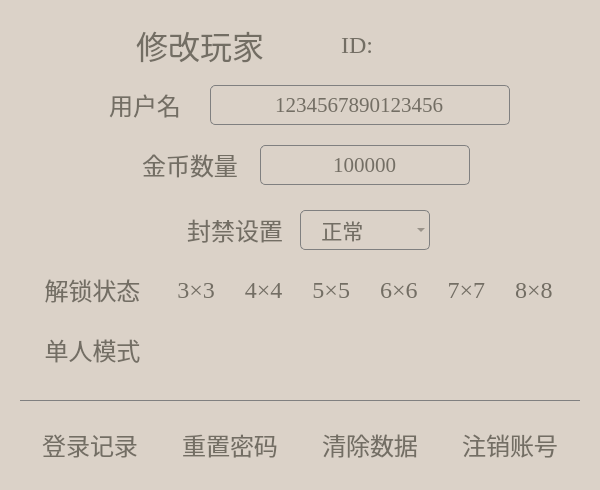
  <widget class="QGroupBox" name="gbxPlayer">
   <property name="enabled">
    <bool>true</bool>
   </property>
   <property name="geometry">
    <rect>
     <x>610</x>
     <y>170</y>
     <width>600</width>
     <height>490</height>
    </rect>
   </property>
   <property name="styleSheet">
    <string notr="true">background-color: rgb(219, 210, 200);
color: rgb(115, 110, 100);
border-radius: 5px; </string>
   </property>
   <property name="title">
    <string/>
   </property>
   <property name="checkable">
    <bool>false</bool>
   </property>
   <widget class="QLabel" name="lblPID">
    <property name="geometry">
     <rect>
      <x>280</x>
      <y>25</y>
      <width>160</width>
      <height>40</height>
     </rect>
    </property>
    <property name="font">
     <font>
      <family>Times New Roman</family>
      <pointsize>18</pointsize>
     </font>
    </property>
    <property name="styleSheet">
     <string notr="true">color: rgb(115, 110, 100);</string>
    </property>
    <property name="text">
     <string>ID: </string>
    </property>
    <property name="alignment">
     <set>Qt::AlignCenter</set>
    </property>
   </widget>
   <widget class="QLabel" name="lblPName">
    <property name="geometry">
     <rect>
      <x>90</x>
      <y>85</y>
      <width>110</width>
      <height>40</height>
     </rect>
    </property>
    <property name="font">
     <font>
      <family>宋体</family>
      <pointsize>18</pointsize>
     </font>
    </property>
    <property name="styleSheet">
     <string notr="true">color: rgb(115, 110, 100);</string>
    </property>
    <property name="text">
     <string>用户名</string>
    </property>
    <property name="alignment">
     <set>Qt::AlignCenter</set>
    </property>
   </widget>
   <widget class="QLineEdit" name="ldtPName">
    <property name="geometry">
     <rect>
      <x>210</x>
      <y>85</y>
      <width>300</width>
      <height>40</height>
     </rect>
    </property>
    <property name="font">
     <font>
      <family>Times New Roman</family>
      <pointsize>16</pointsize>
     </font>
    </property>
    <property name="styleSheet">
     <string notr="true">color: rgb(115, 110, 100);
background-color: rgb(219, 210, 200);
border: 1px solid gray;
border-radius: 5px; </string>
    </property>
    <property name="text">
     <string>1234567890123456</string>
    </property>
    <property name="echoMode">
     <enum>QLineEdit::Normal</enum>
    </property>
    <property name="alignment">
     <set>Qt::AlignCenter</set>
    </property>
    <property name="placeholderText">
     <string>user's name</string>
    </property>
    <property name="clearButtonEnabled">
     <bool>false</bool>
    </property>
   </widget>
   <widget class="QPushButton" name="pBtnPSave">
    <property name="enabled">
     <bool>false</bool>
    </property>
    <property name="geometry">
     <rect>
      <x>440</x>
      <y>25</y>
      <width>40</width>
      <height>40</height>
     </rect>
    </property>
    <property name="font">
     <font>
      <family>隶书</family>
      <pointsize>24</pointsize>
     </font>
    </property>
    <property name="focusPolicy">
     <enum>Qt::NoFocus</enum>
    </property>
    <property name="toolTip">
     <string>保存</string>
    </property>
    <property name="styleSheet">
     <string notr="true">QPushButton
{
	color: rgb(115, 110, 100);
	border-image: url(:/interface/images/save.png);
	background-color: rgb(219, 210, 200);
	border-radius: 5px;
}

QPushButton:hover
{
	background-color: rgb(203, 191, 180);
}

QPushButton:pressed
{
	background-color: rgb(187, 173, 160);
	padding-left: 3px;
	padding-top: 3px;
}</string>
    </property>
    <property name="text">
     <string/>
    </property>
    <property name="autoDefault">
     <bool>false</bool>
    </property>
    <property name="default">
     <bool>false</bool>
    </property>
    <property name="flat">
     <bool>true</bool>
    </property>
   </widget>
   <widget class="QLabel" name="lblSubPlayer">
    <property name="geometry">
     <rect>
      <x>120</x>
      <y>25</y>
      <width>160</width>
      <height>40</height>
     </rect>
    </property>
    <property name="font">
     <font>
      <family>隶书</family>
      <pointsize>24</pointsize>
     </font>
    </property>
    <property name="styleSheet">
     <string notr="true">color: rgb(115, 110, 100);</string>
    </property>
    <property name="text">
     <string>修改玩家</string>
    </property>
    <property name="alignment">
     <set>Qt::AlignCenter</set>
    </property>
   </widget>
   <widget class="QLabel" name="lblCoins">
    <property name="geometry">
     <rect>
      <x>130</x>
      <y>145</y>
      <width>120</width>
      <height>40</height>
     </rect>
    </property>
    <property name="font">
     <font>
      <family>宋体</family>
      <pointsize>18</pointsize>
     </font>
    </property>
    <property name="styleSheet">
     <string notr="true">color: rgb(115, 110, 100);</string>
    </property>
    <property name="text">
     <string>金币数量</string>
    </property>
    <property name="alignment">
     <set>Qt::AlignCenter</set>
    </property>
   </widget>
   <widget class="QSpinBox" name="sbxCoins">
    <property name="geometry">
     <rect>
      <x>260</x>
      <y>145</y>
      <width>210</width>
      <height>40</height>
     </rect>
    </property>
    <property name="font">
     <font>
      <family>Times New Roman</family>
      <pointsize>16</pointsize>
     </font>
    </property>
    <property name="focusPolicy">
     <enum>Qt::WheelFocus</enum>
    </property>
    <property name="autoFillBackground">
     <bool>false</bool>
    </property>
    <property name="styleSheet">
     <string notr="true">color: rgb(115, 110, 100);
background-color: rgb(219, 210, 200);
border: 1px solid gray;
border-radius: 5px; </string>
    </property>
    <property name="alignment">
     <set>Qt::AlignCenter</set>
    </property>
    <property name="readOnly">
     <bool>false</bool>
    </property>
    <property name="buttonSymbols">
     <enum>QAbstractSpinBox::NoButtons</enum>
    </property>
    <property name="correctionMode">
     <enum>QAbstractSpinBox::CorrectToNearestValue</enum>
    </property>
    <property name="keyboardTracking">
     <bool>true</bool>
    </property>
    <property name="minimum">
     <number>-2147483647</number>
    </property>
    <property name="maximum">
     <number>2147483647</number>
    </property>
    <property name="value">
     <number>2147483647</number>
    </property>
    <property name="displayIntegerBase">
     <number>10</number>
    </property>
   </widget>
   <widget class="QLabel" name="lblSingle">
    <property name="geometry">
     <rect>
      <x>35</x>
      <y>330</y>
      <width>115</width>
      <height>40</height>
     </rect>
    </property>
    <property name="font">
     <font>
      <family>宋体</family>
      <pointsize>18</pointsize>
     </font>
    </property>
    <property name="styleSheet">
     <string notr="true">color: rgb(115, 110, 100);</string>
    </property>
    <property name="text">
     <string>单人模式</string>
    </property>
    <property name="alignment">
     <set>Qt::AlignCenter</set>
    </property>
   </widget>
   <widget class="QLabel" name="lblMode">
    <property name="geometry">
     <rect>
      <x>165</x>
      <y>270</y>
      <width>400</width>
      <height>40</height>
     </rect>
    </property>
    <property name="font">
     <font>
      <family>Times New Roman</family>
      <pointsize>18</pointsize>
     </font>
    </property>
    <property name="styleSheet">
     <string notr="true">color: rgb(115, 110, 100);</string>
    </property>
    <property name="text">
     <string>3×3     4×4     5×5     6×6     7×7     8×8</string>
    </property>
    <property name="alignment">
     <set>Qt::AlignCenter</set>
    </property>
   </widget>
   <widget class="QPushButton" name="pBtnPCancellation">
    <property name="enabled">
     <bool>true</bool>
    </property>
    <property name="geometry">
     <rect>
      <x>450</x>
      <y>425</y>
      <width>120</width>
      <height>40</height>
     </rect>
    </property>
    <property name="font">
     <font>
      <family>宋体</family>
      <pointsize>18</pointsize>
     </font>
    </property>
    <property name="focusPolicy">
     <enum>Qt::NoFocus</enum>
    </property>
    <property name="toolTip">
     <string/>
    </property>
    <property name="styleSheet">
     <string notr="true">QPushButton
{
	color: rgb(115, 110, 100);
	background-color: rgb(219, 210, 200);
	border-radius: 5px;
}

QPushButton:hover
{
	background-color: rgb(203, 191, 180);
}

QPushButton:pressed
{
	background-color: rgb(187, 173, 160);
	padding-left: 3px;
	padding-top: 3px;
}</string>
    </property>
    <property name="text">
     <string>注销账号</string>
    </property>
    <property name="autoDefault">
     <bool>false</bool>
    </property>
    <property name="default">
     <bool>false</bool>
    </property>
    <property name="flat">
     <bool>true</bool>
    </property>
   </widget>
   <widget class="QPushButton" name="pBtnPReset">
    <property name="enabled">
     <bool>true</bool>
    </property>
    <property name="geometry">
     <rect>
      <x>170</x>
      <y>425</y>
      <width>120</width>
      <height>40</height>
     </rect>
    </property>
    <property name="font">
     <font>
      <family>宋体</family>
      <pointsize>18</pointsize>
     </font>
    </property>
    <property name="focusPolicy">
     <enum>Qt::NoFocus</enum>
    </property>
    <property name="toolTip">
     <string/>
    </property>
    <property name="styleSheet">
     <string notr="true">QPushButton
{
	color: rgb(115, 110, 100);
	background-color: rgb(219, 210, 200);
	border-radius: 5px;
}

QPushButton:hover
{
	background-color: rgb(203, 191, 180);
}

QPushButton:pressed
{
	background-color: rgb(187, 173, 160);
	padding-left: 3px;
	padding-top: 3px;
}</string>
    </property>
    <property name="text">
     <string>重置密码</string>
    </property>
    <property name="autoDefault">
     <bool>false</bool>
    </property>
    <property name="default">
     <bool>false</bool>
    </property>
    <property name="flat">
     <bool>true</bool>
    </property>
   </widget>
   <widget class="QPushButton" name="pBtnPClear">
    <property name="enabled">
     <bool>true</bool>
    </property>
    <property name="geometry">
     <rect>
      <x>310</x>
      <y>425</y>
      <width>120</width>
      <height>40</height>
     </rect>
    </property>
    <property name="font">
     <font>
      <family>宋体</family>
      <pointsize>18</pointsize>
     </font>
    </property>
    <property name="focusPolicy">
     <enum>Qt::NoFocus</enum>
    </property>
    <property name="toolTip">
     <string/>
    </property>
    <property name="styleSheet">
     <string notr="true">QPushButton
{
	color: rgb(115, 110, 100);
	background-color: rgb(219, 210, 200);
	border-radius: 5px;
}

QPushButton:hover
{
	background-color: rgb(203, 191, 180);
}

QPushButton:pressed
{
	background-color: rgb(187, 173, 160);
	padding-left: 3px;
	padding-top: 3px;
}</string>
    </property>
    <property name="text">
     <string>清除数据</string>
    </property>
    <property name="autoDefault">
     <bool>false</bool>
    </property>
    <property name="default">
     <bool>false</bool>
    </property>
    <property name="flat">
     <bool>true</bool>
    </property>
   </widget>
   <widget class="QPushButton" name="pBtnS3">
    <property name="enabled">
     <bool>true</bool>
    </property>
    <property name="geometry">
     <rect>
      <x>175</x>
      <y>330</y>
      <width>40</width>
      <height>40</height>
     </rect>
    </property>
    <property name="font">
     <font>
      <family>隶书</family>
      <pointsize>24</pointsize>
     </font>
    </property>
    <property name="focusPolicy">
     <enum>Qt::NoFocus</enum>
    </property>
    <property name="toolTip">
     <string>未解锁</string>
    </property>
    <property name="styleSheet">
     <string notr="true">QPushButton
{
	color: rgb(115, 110, 100);
	border-image: url(:/interface/images/locked.png);
	background-color: rgb(219, 210, 200);
	border-radius: 5px;
}

QPushButton:hover
{
	background-color: rgb(203, 191, 180);
}

QPushButton:pressed
{
	background-color: rgb(187, 173, 160);
	padding-left: 3px;
	padding-top: 3px;
}</string>
    </property>
    <property name="text">
     <string/>
    </property>
    <property name="autoDefault">
     <bool>false</bool>
    </property>
    <property name="default">
     <bool>false</bool>
    </property>
    <property name="flat">
     <bool>true</bool>
    </property>
   </widget>
   <widget class="QPushButton" name="pBtnS4">
    <property name="enabled">
     <bool>true</bool>
    </property>
    <property name="geometry">
     <rect>
      <x>243</x>
      <y>330</y>
      <width>40</width>
      <height>40</height>
     </rect>
    </property>
    <property name="font">
     <font>
      <family>隶书</family>
      <pointsize>24</pointsize>
     </font>
    </property>
    <property name="focusPolicy">
     <enum>Qt::NoFocus</enum>
    </property>
    <property name="toolTip">
     <string>未解锁</string>
    </property>
    <property name="styleSheet">
     <string notr="true">QPushButton
{
	color: rgb(115, 110, 100);
	border-image: url(:/interface/images/locked.png);
	background-color: rgb(219, 210, 200);
	border-radius: 5px;
}

QPushButton:hover
{
	background-color: rgb(203, 191, 180);
}

QPushButton:pressed
{
	background-color: rgb(187, 173, 160);
	padding-left: 3px;
	padding-top: 3px;
}</string>
    </property>
    <property name="text">
     <string/>
    </property>
    <property name="autoDefault">
     <bool>false</bool>
    </property>
    <property name="default">
     <bool>false</bool>
    </property>
    <property name="flat">
     <bool>true</bool>
    </property>
   </widget>
   <widget class="QPushButton" name="pBtnS5">
    <property name="enabled">
     <bool>true</bool>
    </property>
    <property name="geometry">
     <rect>
      <x>311</x>
      <y>330</y>
      <width>40</width>
      <height>40</height>
     </rect>
    </property>
    <property name="font">
     <font>
      <family>隶书</family>
      <pointsize>24</pointsize>
     </font>
    </property>
    <property name="focusPolicy">
     <enum>Qt::NoFocus</enum>
    </property>
    <property name="toolTip">
     <string>未解锁</string>
    </property>
    <property name="styleSheet">
     <string notr="true">QPushButton
{
	color: rgb(115, 110, 100);
	border-image: url(:/interface/images/locked.png);
	background-color: rgb(219, 210, 200);
	border-radius: 5px;
}

QPushButton:hover
{
	background-color: rgb(203, 191, 180);
}

QPushButton:pressed
{
	background-color: rgb(187, 173, 160);
	padding-left: 3px;
	padding-top: 3px;
}</string>
    </property>
    <property name="text">
     <string/>
    </property>
    <property name="autoDefault">
     <bool>false</bool>
    </property>
    <property name="default">
     <bool>false</bool>
    </property>
    <property name="flat">
     <bool>true</bool>
    </property>
   </widget>
   <widget class="QPushButton" name="pBtnS6">
    <property name="enabled">
     <bool>true</bool>
    </property>
    <property name="geometry">
     <rect>
      <x>379</x>
      <y>330</y>
      <width>40</width>
      <height>40</height>
     </rect>
    </property>
    <property name="font">
     <font>
      <family>隶书</family>
      <pointsize>24</pointsize>
     </font>
    </property>
    <property name="focusPolicy">
     <enum>Qt::NoFocus</enum>
    </property>
    <property name="toolTip">
     <string>未解锁</string>
    </property>
    <property name="styleSheet">
     <string notr="true">QPushButton
{
	color: rgb(115, 110, 100);
	border-image: url(:/interface/images/locked.png);
	background-color: rgb(219, 210, 200);
	border-radius: 5px;
}

QPushButton:hover
{
	background-color: rgb(203, 191, 180);
}

QPushButton:pressed
{
	background-color: rgb(187, 173, 160);
	padding-left: 3px;
	padding-top: 3px;
}</string>
    </property>
    <property name="text">
     <string/>
    </property>
    <property name="autoDefault">
     <bool>false</bool>
    </property>
    <property name="default">
     <bool>false</bool>
    </property>
    <property name="flat">
     <bool>true</bool>
    </property>
   </widget>
   <widget class="QPushButton" name="pBtnS7">
    <property name="enabled">
     <bool>true</bool>
    </property>
    <property name="geometry">
     <rect>
      <x>447</x>
      <y>330</y>
      <width>40</width>
      <height>40</height>
     </rect>
    </property>
    <property name="font">
     <font>
      <family>隶书</family>
      <pointsize>24</pointsize>
     </font>
    </property>
    <property name="focusPolicy">
     <enum>Qt::NoFocus</enum>
    </property>
    <property name="toolTip">
     <string>未解锁</string>
    </property>
    <property name="styleSheet">
     <string notr="true">QPushButton
{
	color: rgb(115, 110, 100);
	border-image: url(:/interface/images/locked.png);
	background-color: rgb(219, 210, 200);
	border-radius: 5px;
}

QPushButton:hover
{
	background-color: rgb(203, 191, 180);
}

QPushButton:pressed
{
	background-color: rgb(187, 173, 160);
	padding-left: 3px;
	padding-top: 3px;
}</string>
    </property>
    <property name="text">
     <string/>
    </property>
    <property name="autoDefault">
     <bool>false</bool>
    </property>
    <property name="default">
     <bool>false</bool>
    </property>
    <property name="flat">
     <bool>true</bool>
    </property>
   </widget>
   <widget class="QPushButton" name="pBtnS8">
    <property name="enabled">
     <bool>true</bool>
    </property>
    <property name="geometry">
     <rect>
      <x>515</x>
      <y>330</y>
      <width>40</width>
      <height>40</height>
     </rect>
    </property>
    <property name="font">
     <font>
      <family>隶书</family>
      <pointsize>24</pointsize>
     </font>
    </property>
    <property name="focusPolicy">
     <enum>Qt::NoFocus</enum>
    </property>
    <property name="toolTip">
     <string>未解锁</string>
    </property>
    <property name="styleSheet">
     <string notr="true">QPushButton
{
	color: rgb(115, 110, 100);
	border-image: url(:/interface/images/locked.png);
	background-color: rgb(219, 210, 200);
	border-radius: 5px;
}

QPushButton:hover
{
	background-color: rgb(203, 191, 180);
}

QPushButton:pressed
{
	background-color: rgb(187, 173, 160);
	padding-left: 3px;
	padding-top: 3px;
}</string>
    </property>
    <property name="text">
     <string/>
    </property>
    <property name="autoDefault">
     <bool>false</bool>
    </property>
    <property name="default">
     <bool>false</bool>
    </property>
    <property name="flat">
     <bool>true</bool>
    </property>
   </widget>
   <widget class="Line" name="lineP">
    <property name="geometry">
     <rect>
      <x>20</x>
      <y>400</y>
      <width>560</width>
      <height>1</height>
     </rect>
    </property>
    <property name="styleSheet">
     <string notr="true">border: 1px solid gray;</string>
    </property>
    <property name="orientation">
     <enum>Qt::Horizontal</enum>
    </property>
   </widget>
   <widget class="QLabel" name="lblStatus">
    <property name="geometry">
     <rect>
      <x>35</x>
      <y>270</y>
      <width>115</width>
      <height>40</height>
     </rect>
    </property>
    <property name="font">
     <font>
      <family>宋体</family>
      <pointsize>18</pointsize>
     </font>
    </property>
    <property name="styleSheet">
     <string notr="true">color: rgb(115, 110, 100);</string>
    </property>
    <property name="text">
     <string>解锁状态</string>
    </property>
    <property name="alignment">
     <set>Qt::AlignCenter</set>
    </property>
   </widget>
   <widget class="QLabel" name="lblPDisable">
    <property name="geometry">
     <rect>
      <x>180</x>
      <y>210</y>
      <width>110</width>
      <height>40</height>
     </rect>
    </property>
    <property name="font">
     <font>
      <family>宋体</family>
      <pointsize>18</pointsize>
     </font>
    </property>
    <property name="styleSheet">
     <string notr="true">color: rgb(115, 110, 100);</string>
    </property>
    <property name="text">
     <string>封禁设置</string>
    </property>
    <property name="alignment">
     <set>Qt::AlignCenter</set>
    </property>
   </widget>
   <widget class="QComboBox" name="cmbPDisable">
    <property name="geometry">
     <rect>
      <x>300</x>
      <y>210</y>
      <width>130</width>
      <height>40</height>
     </rect>
    </property>
    <property name="font">
     <font>
      <family>宋体</family>
      <pointsize>16</pointsize>
     </font>
    </property>
    <property name="styleSheet">
     <string notr="true">QComboBox {
    border: 1px solid gray;
    border-radius: 5px; 
    color: rgb(115, 110, 100);
    background: transparent;
}

QComboBox:on {
    color: rgb(115, 110, 100);
	background-color: rgb(203, 191, 180);
}

QComboBox QAbstractItemView {
    /*border: 1px solid gray;/*边框宽度、线形、颜色*/
	background-color: rgb(219, 210, 200);/*背景颜色*/
    /*border-radius: 5px;/*圆角*/
	font: 16pt &quot;宋体&quot;;
    padding: 1px 2px 1px 2px;  /*针对于组合框中的文本内容*/
    /*min-width: 9em;   /*# 组合框的最小宽度*/
}

QComboBox QAbstractItemView::item {
	border-radius: 5px;/*圆角*/
    height: 30px; 
	color: rgb(115, 110, 100);
	background-color: rgb(219, 210, 200);
}

QComboBox QAbstractItemView::item:hover {
	color: rgb(115, 110, 100);
	background-color: rgb(203, 191, 180);
}

QComboBox QAbstractItemView::item:selected {
	color: rgb(115, 110, 100);
	background-color: rgb(203, 191, 180);
}

</string>
    </property>
    <item>
     <property name="text">
      <string>   正常</string>
     </property>
    </item>
    <item>
     <property name="text">
      <string> 使用外挂</string>
     </property>
    </item>
    <item>
     <property name="text">
      <string> 不良行为</string>
     </property>
    </item>
    <item>
     <property name="text">
      <string> 寻求代练</string>
     </property>
    </item>
    <item>
     <property name="text">
      <string> 时长过长</string>
     </property>
    </item>
    <item>
     <property name="text">
      <string> 其他原因</string>
     </property>
    </item>
   </widget>
   <widget class="QPushButton" name="pBtnPLogin">
    <property name="enabled">
     <bool>true</bool>
    </property>
    <property name="geometry">
     <rect>
      <x>30</x>
      <y>425</y>
      <width>120</width>
      <height>40</height>
     </rect>
    </property>
    <property name="font">
     <font>
      <family>宋体</family>
      <pointsize>18</pointsize>
     </font>
    </property>
    <property name="focusPolicy">
     <enum>Qt::NoFocus</enum>
    </property>
    <property name="toolTip">
     <string/>
    </property>
    <property name="styleSheet">
     <string notr="true">QPushButton
{
	color: rgb(115, 110, 100);
	background-color: rgb(219, 210, 200);
	border-radius: 5px;
}

QPushButton:hover
{
	background-color: rgb(203, 191, 180);
}

QPushButton:pressed
{
	background-color: rgb(187, 173, 160);
	padding-left: 3px;
	padding-top: 3px;
}</string>
    </property>
    <property name="text">
     <string>登录记录</string>
    </property>
    <property name="autoDefault">
     <bool>false</bool>
    </property>
    <property name="default">
     <bool>false</bool>
    </property>
    <property name="flat">
     <bool>true</bool>
    </property>
   </widget>
  </widget>
